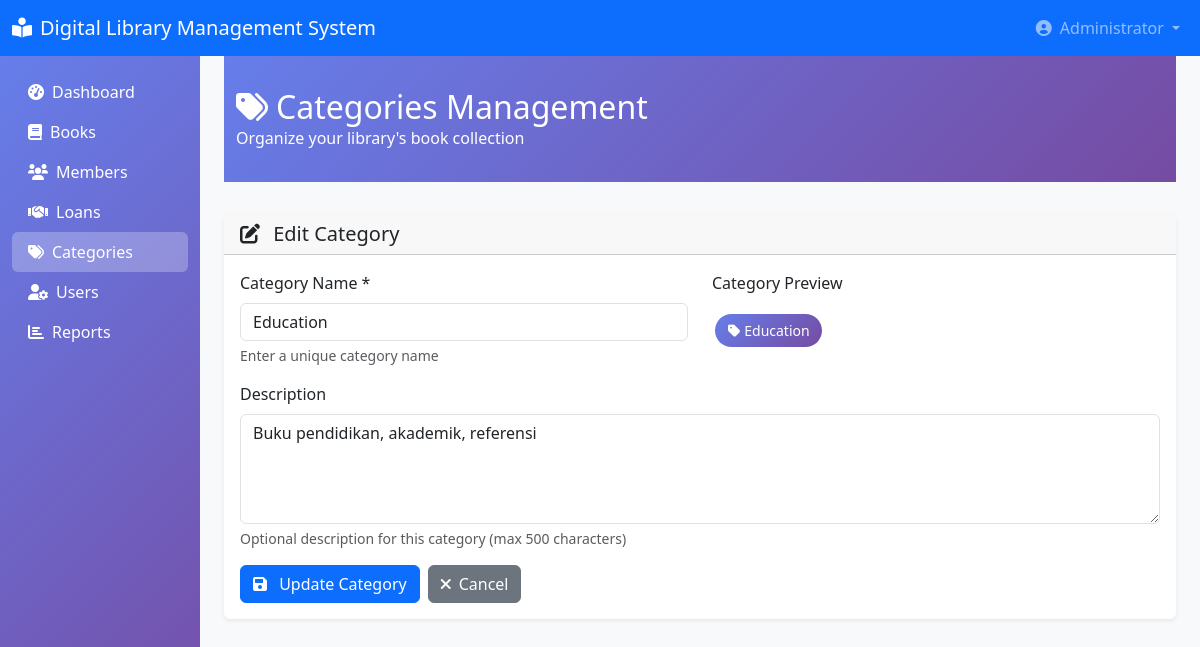
The page /categories.php?action=edit&id=5 (signed in) on the database its author committed.
### tables this page shows
CREATE TABLE `categories` (
  `id` int NOT NULL,
  `name` varchar(100) NOT NULL,
  `description` text,
  `created_at` timestamp NULL DEFAULT CURRENT_TIMESTAMP,
  `updated_at` timestamp NULL DEFAULT CURRENT_TIMESTAMP ON UPDATE CURRENT_TIMESTAMP
);

### config.php (called while the page is built, shortened)
<?php
class Database
{
    private static $instance = null;
    private $connection;
    private function __construct()
    {
        try {
            $this->connection = new PDO(
                "mysql:host=" . DB_HOST . ";dbname=" . DB_NAME . ";charset=utf8",
                DB_USER,
                DB_PASS,
                [
                    PDO::ATTR_ERRMODE => PDO::ERRMODE_EXCEPTION,
                    PDO::ATTR_DEFAULT_FETCH_MODE => PDO::FETCH_ASSOC,
                    PDO::ATTR_EMULATE_PREPARES => false
                ]
            );
        } catch (PDOException $e) {
            die("Database connection failed: " . $e->getMessage());
        }
    }
    public static function getInstance()
    {
        if (self::$instance === null) {
            self::$instance = new self();
        }
        return self::$instance;
    }
    public function getConnection()
    {
        return $this->connection;
    }
}
function isAdmin()
{
    return isset($_SESSION['role']) && $_SESSION['role'] === 'admin';
}

### classes/BaseModel.php (called while the page is built, shortened)
<?php
abstract class BaseModel
{
    protected $db;
    protected $table;
    protected $primaryKey = 'id';
    protected $hidden = [];
    public function __construct()
    {
        $this->db = Database::getInstance()->getConnection();
    }
    public function find($id)
    {
        try {
            $sql = "SELECT * FROM {$this->table} WHERE {$this->primaryKey} = :id";
            $stmt = $this->db->prepare($sql);
            $stmt->bindParam(':id', $id, PDO::PARAM_INT);
            $stmt->execute();
            $result = $stmt->fetch();
            if ($result) {
                return $this->hideFields($result);
            }
            return null;
        } catch (PDOException $e) {
            throw new Exception("Error finding record: " . $e->getMessage());
        }
    }
    protected function hideFields($data)
    {
        if (empty($this->hidden)) {
            return $data;
        }
        return $data;
    }
}

### categories.php (the view, shortened to what this page needs)
<?php
require_once 'config.php';
require_once 'classes/BaseModel.php';
$categoryModel = new Category();
$action = $_GET['action'] ?? 'list';
$editCategory = null;
if ($action === 'edit' && isset($_GET['id'])) {
    try {
        $editCategory = $categoryModel->find((int)$_GET['id']);
    } catch (Exception $e) {
        $message = $e->getMessage();
        $messageType = 'error';
        $action = 'list';
    }
}
?>
<!DOCTYPE html>
<html lang="en">
<head>
    <link href="https://cdn.jsdelivr.net/npm/bootstrap@5.3.0/dist/css/bootstrap.min.css" rel="stylesheet">
    <link href="https://cdnjs.cloudflare.com/ajax/libs/font-awesome/6.0.0/css/all.min.css" rel="stylesheet">
    <link href="https://cdn.datatables.net/1.13.0/css/dataTables.bootstrap5.min.css" rel="stylesheet">
</head>
<body>
    <nav class="navbar navbar-expand-lg navbar-dark bg-primary">
        <div class="container-fluid">
            <a class="navbar-brand" href="dashboard.php">
                <i class="fas fa-book-reader me-2"></i><?php echo SITE_NAME; ?>
            </a>
            <div class="navbar-nav ms-auto">
                <div class="nav-item dropdown">
                    <a class="nav-link dropdown-toggle" href="#" data-bs-toggle="dropdown">
                        <i class="fas fa-user-circle me-2"></i><?php echo htmlspecialchars($_SESSION['full_name']); ?>
                    </a>
                </div>
            </div>
        </div>
    </nav>
    <div class="container-fluid">
        <div class="row">
            <nav class="col-md-3 col-lg-2 d-md-block sidebar collapse" style="background: linear-gradient(135deg, #667eea 0%, #764ba2 100%); min-height: calc(100vh - 56px);">
                <div class="position-sticky pt-3">
                    <ul class="nav flex-column">
                        <li class="nav-item">
                            <a class="nav-link text-white" href="dashboard.php">
                                <i class="fas fa-tachometer-alt me-2"></i>Dashboard
                            </a>
                        </li>
                        <li class="nav-item">
                            <a class="nav-link text-white" href="books.php">
                                <i class="fas fa-book me-2"></i>Books
                            </a>
                        </li>
                        <li class="nav-item">
                            <a class="nav-link text-white" href="members.php">
                                <i class="fas fa-users me-2"></i>Members
                            </a>
                        </li>
                        <li class="nav-item">
                            <a class="nav-link text-white" href="loans.php">
                                <i class="fas fa-handshake me-2"></i>Loans
                            </a>
                        </li>
                        <li class="nav-item">
                            <a class="nav-link text-white bg-white bg-opacity-25 rounded" href="categories.php">
                                <i class="fas fa-tags me-2"></i>Categories
                            </a>
                        </li>
                        <?php if (isAdmin()): ?>
                            <li class="nav-item">
                                <a class="nav-link text-white" href="users.php">
                                    <i class="fas fa-user-cog me-2"></i>Users
                                </a>
                            </li>
                        <?php endif; ?>
                        <li class="nav-item">
                            <a class="nav-link text-white" href="reports.php">
                                <i class="fas fa-chart-bar me-2"></i>Reports
                            </a>
                        </li>
                    </ul>
                </div>
            </nav>
            <main class="col-md-9 ms-sm-auto col-lg-10 px-md-4">
                <div class="page-header">
                    <div class="container-fluid">
                        <div class="row align-items-center">
                            <div class="col">
                                <h1 class="h2 mb-0">
                                    <i class="fas fa-tags me-2"></i>Categories Management
                                </h1>
                                <p class="mb-0">Organize your library's book collection</p>
                            </div>
                        </div>
                    </div>
                </div>
                <?php if ($action === 'add' || $action === 'edit'): ?>
                    <div class="card">
                        <div class="card-header">
                            <h5 class="mb-0">
                                <i class="fas fa-<?php echo $action === 'add' ? 'plus' : 'edit'; ?> me-2"></i>
                                <?php echo $action === 'add' ? 'Add New Category' : 'Edit Category'; ?>
                            </h5>
                        </div>
                        <div class="card-body">
                            <form method="POST" id="categoryForm">
                                <div class="row">
                                    <div class="col-md-6 mb-3">
                                        <label for="name" class="form-label">Category Name *</label>
                                        <input type="text" class="form-control" id="name" name="name"
                                            value="<?php echo htmlspecialchars($editCategory['name'] ?? ''); ?>"
                                            required maxlength="100">
                                        <div class="form-text">Enter a unique category name</div>
                                    </div>
                                    <div class="col-md-6 mb-3">
                                        <label class="form-label">Category Preview</label>
                                        <div class="form-control-plaintext">
                                            <span class="category-tag" id="categoryPreview">
                                            </span>
                                        </div>
                                    </div>
                                </div>
                                <div class="mb-3">
                                    <label for="description" class="form-label">Description</label>
                                    <textarea class="form-control" id="description" name="description"
                                        rows="4" maxlength="500"><?php echo htmlspecialchars($editCategory['description'] ?? ''); ?></textarea>
                                    <div class="form-text">Optional description for this category (max 500 characters)</div>
                                </div>
                                <div class="d-flex gap-2">
                                    <button type="submit" name="<?php echo $action === 'add' ? 'add_category' : 'edit_category'; ?>" class="btn btn-primary">
                                        <i class="fas fa-save me-2"></i>
                                        <?php echo $action === 'add' ? 'Add Category' : 'Update Category'; ?>
                                    </button>
                                    <a href="categories.php" class="btn btn-secondary">
                                        <i class="fas fa-times me-2"></i>Cancel
                                    </a>
                                </div>
                            </form>
                        </div>
                    </div>
                <?php endif; ?>
            </main>
        </div>
    </div>
</body>
</html>

### categories.php (style rules this page uses)
body { background-color: #f8f9fa; }
.page-header { background: linear-gradient(135deg, #667eea 0%, #764ba2 100%); color: white; padding: 2rem 0; margin-bottom: 2rem; }
.card { box-shadow: 0 0.125rem 0.25rem rgba(0, 0, 0, 0.075); border: none; }
.category-tag { display: inline-block; padding: 0.4rem 0.8rem; margin: 0.2rem; background: linear-gradient(135deg, #667eea 0%, #764ba2 100%); color: white; border-radius: 20px; font-size: 0.875rem; text-decoration: none; transition: all 0.3s ease; }

### rows shown on the page
categories: name "Education", description "Buku pendidikan, akademik, referensi"

### other values the page prints
SITE_NAME "Digital Library Management System"
$_SESSION['full_name'] "Administrator"
